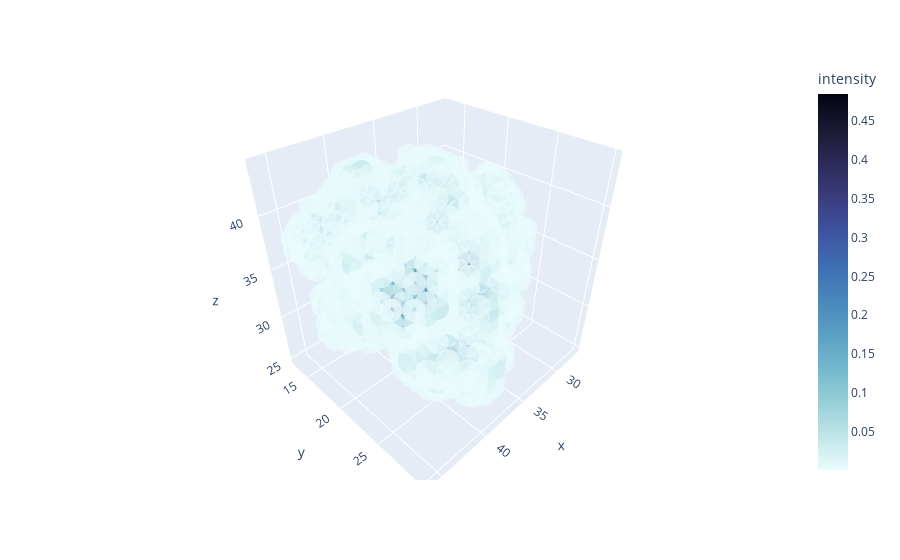

Write notebook code for a chart like this one.
### Code cell
plot_field(fields[0])

### Figure 1 — Plotly figure (JSON) as saved in the notebook; plotly's stock layout.template omitted (floating-point values rounded to 4 significant figures; data arrays with more than 128 entries replaced by an {"elided": "..."} marker saying what was removed)
{"data": [{"hoverlabel": {"namelength": 0}, "hovertemplate": "x=%{x}<br>y=%{y}<br>z=%{z}<br>intensity=%{marker.color}", "legendgroup": "", "marker": {"color": {"elided": "2391 float values"}, "coloraxis": "coloraxis", "opacity": 0.7, "symbol": "circle"}, "mode": "markers", "name": "", "scene": "scene", "showlegend": false, "type": "scatter3d", "x": {"elided": "2391 int values"}, "y": {"elided": "2391 int values"}, "z": {"elided": "2391 int values"}}], "layout": {"coloraxis": {"colorbar": {"title": {"text": "intensity"}}, "colorscale": [[0, "rgb(234, 252, 253)"], [0.09091, "rgb(192, 229, 232)"], [0.1818, "rgb(149, 207, 216)"], [0.2727, "rgb(114, 184, 205)"], [0.3636, "rgb(89, 159, 196)"], [0.4545, "rgb(72, 134, 187)"], [0.5455, "rgb(62, 109, 178)"], [0.6364, "rgb(62, 83, 160)"], [0.7273, "rgb(58, 60, 125)"], [0.8182, "rgb(44, 42, 87)"], [0.9091, "rgb(25, 25, 51)"], [1, "rgb(3, 5, 18)"]]}, "legend": {"tracegroupgap": 0}, "margin": {"t": 60}, "scene": {"domain": {"x": [0, 1], "y": [0, 1]}, "xaxis": {"title": {"text": "x"}}, "yaxis": {"title": {"text": "y"}}, "zaxis": {"title": {"text": "z"}}}}}
